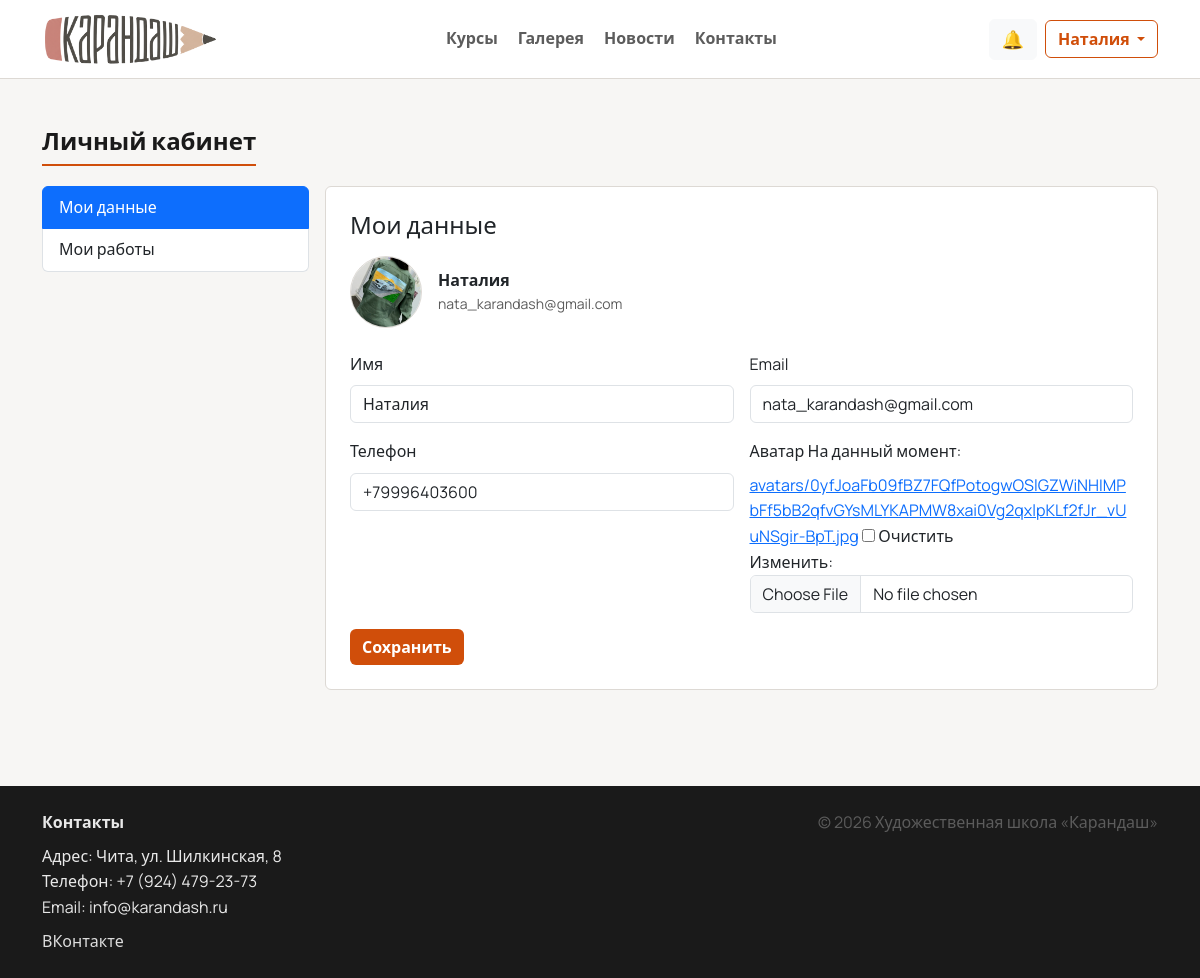
/users/cabinet/ (signed in), run on the app's committed database.
### users/models.py (models this page shows, shortened)
class CustomUser(AbstractUser):
    ROLE_STUDENT = "student"
    ROLE_TEACHER = "teacher"
    ROLE_ADMIN = "admin"
    ROLE_CHOICES = (
        (ROLE_STUDENT, "Ученик"),
        (ROLE_TEACHER, "Преподаватель"),
        (ROLE_ADMIN, "Администратор"),
    )
    role = models.CharField(
        "Роль",
        max_length=20,
        choices=ROLE_CHOICES,
        default=ROLE_STUDENT,
    )
    phone = models.CharField("Телефон", max_length=30, blank=True)
    avatar = models.FileField("Аватар", upload_to="avatars/", blank=True, null=True)

### users/views.py (the view)
# urls.py: path("cabinet/", views.cabinet_profile, name="cabinet_profile"),
@login_required
def cabinet_profile(request):
    user: CustomUser = request.user
    if request.method == "POST":
        form = StudentProfileForm(request.POST, request.FILES, instance=user)
        if form.is_valid():
            form.save()
            messages.success(request, "Данные сохранены.")
            return redirect("cabinet_profile")
    else:
        form = StudentProfileForm(instance=user)
    return render(request, "users/cabinet_profile.html", {"form": form})

### users/forms.py
class StudentProfileForm(forms.ModelForm):
    class Meta:
        model = CustomUser
        fields = ("first_name", "email", "phone", "avatar")
        widgets = {
            "first_name": forms.TextInput(attrs={"class": "form-control"}),
            "email": forms.EmailInput(attrs={"class": "form-control"}),
            "phone": forms.TextInput(attrs={"class": "form-control"}),
            "avatar": forms.ClearableFileInput(attrs={"class": "form-control"}),
        }

### templates/users/cabinet_profile.html (shortened to what this page needs)
{% extends 'base.html' %}
{% block content %}
  <section class="py-5">
    <div class="container">
      <h2 class="section-title">Личный кабинет</h2>
      <div class="row g-3">
        <div class="col-lg-3">
          {% include 'users/_cabinet_sidebar.html' %}
        </div>
        <div class="col-lg-9">
          <div class="card p-4">
            <h4 class="mb-3">Мои данные</h4>
            <div class="d-flex align-items-center gap-3 mb-4">
              {% if user.avatar %}
                <img src="{{ user.avatar.url }}" alt="" class="avatar-img" style="width:72px;height:72px;">
              {% else %}
                <div class="avatar-fallback" style="width:72px;height:72px;font-size:22px;">
                  {{ user.username|first|upper }}
                </div>
              {% endif %}
              <div>
                <div class="fw-semibold">{{ user.get_full_name|default:user.username }}</div>
                <div class="text-muted small">{{ user.email|default:"" }}</div>
              </div>
            </div>
            <form method="post" enctype="multipart/form-data">
              <div class="row g-3">
                <div class="col-md-6">
                  <label class="form-label">Имя</label>
                  {{ form.first_name }}
                </div>
                <div class="col-md-6">
                  <label class="form-label">Email</label>
                  {{ form.email }}
                </div>
                <div class="col-md-6">
                  <label class="form-label">Телефон</label>
                  {{ form.phone }}
                </div>
                <div class="col-md-6">
                  <label class="form-label">Аватар</label>
                  {{ form.avatar }}
                </div>
              </div>
              <button class="btn btn-primary mt-3" type="submit">Сохранить</button>
            </form>
          </div>
        </div>
      </div>
    </div>
  </section>
{% endblock %}

### templates/base.html (shortened to what this page needs)
{% load static %}
<!doctype html>
<html lang="ru">
<head>
  <link href="https://cdn.jsdelivr.net/npm/bootstrap@5.3.3/dist/css/bootstrap.min.css" rel="stylesheet">
  <link rel="stylesheet" href="{% static 'css/style.css' %}">
</head>
<body>
  <nav class="navbar navbar-expand-lg navbar-light bg-white sticky-top navbar-glass">
    <div class="container">
      <a class="navbar-brand d-flex align-items-center gap-2" href="{% url 'home' %}">
        <img src="{% static 'images/logo.png' %}" alt="Карандаш" class="logo-img" onerror="this.style.display='none'">
      </a>
      <div class="collapse navbar-collapse" id="mainNav">
        <ul class="navbar-nav mx-auto mb-2 mb-lg-0 nav-center">
          <li class="nav-item"><a class="nav-link" href="{% url 'courses' %}">Курсы</a></li>
          <li class="nav-item"><a class="nav-link" href="{% url 'gallery' %}">Галерея</a></li>
          <li class="nav-item"><a class="nav-link" href="{% url 'news' %}">Новости</a></li>
          <li class="nav-item"><a class="nav-link" href="{% url 'contacts' %}">Контакты</a></li>
        </ul>
        <div class="d-flex align-items-center gap-2">
          {% if user.is_authenticated %}
            <a class="btn btn-light position-relative" href="{% url 'notifications' %}" id="notifBtn" aria-label="Уведомления">
              <span class="notif-icon">🔔</span>
            </a>
            <div class="dropdown">
              <button class="btn btn-outline-primary dropdown-toggle" data-bs-toggle="dropdown">
                {{ user.first_name|default:user.username }}
              </button>
            </div>
          {% else %}
            <a class="btn btn-primary" href="{% url 'login' %}">Войти</a>
          {% endif %}
        </div>
      </div>
    </div>
  </nav>
  <main class="page-content">
    {% block content %}{% endblock %}
  </main>
  <footer class="footer-dark mt-5">
    <div class="container py-4">
      <div class="row g-3">
        <div class="col-md-6">
          <div class="fw-semibold mb-2">Контакты</div>
          <div>Адрес: Чита, ул. Шилкинская, 8</div>
          <div>Телефон: +7 (924) 479-23-73</div>
          <div>Email: info@karandash.ru</div>
          <div class="mt-2">
            <a class="footer-link" href="https://vk.com/karandash_chita" target="_blank" rel="noopener noreferrer">ВКонтакте</a>
          </div>
        </div>
        <div class="col-md-6 text-md-end">
          <div class="text-muted">© {% now "Y" %} Художественная школа «Карандаш»</div>
        </div>
      </div>
    </div>
  </footer>
</body>
</html>

### static/css/style.css (style rules this page uses)
:root { --bg: #f7f6f4; --surface-solid: #ffffff; --text: #1a1a1a; --muted: #5c5c5c; --border: #ddd9d4; --brand: #d04e0a; --brand-hover: #b84409; --radius: 6px; }
body { font-family: "Manrope", system-ui, -apple-system, "Segoe UI", Arial, sans-serif; color: var(--text); background: var(--bg); line-height: 1.6; }
.text-muted { color: var(--muted) !important; }
.page-content { min-height: 60vh; }
.logo-img { width: auto; height: 52px; object-fit: contain; }
.navbar-glass { background: var(--surface-solid) !important; border-bottom: 1px solid var(--border); }
.nav-center { gap: .25rem; }
.nav-center .nav-link { padding-left: .9rem; padding-right: .9rem; }
.navbar .nav-link { color: var(--muted); font-weight: 600; }
.btn-primary { background: var(--brand); border: 0; border-radius: var(--radius); font-weight: 600; }
.btn-outline-primary { border-radius: var(--radius); font-weight: 600; border-color: var(--brand); color: var(--brand); }
.btn, .form-control, .form-select, .dropdown-menu, .alert { border-radius: var(--radius); }
.card { border: 1px solid var(--border); border-radius: var(--radius); background: var(--surface-solid); box-shadow: none; }
.section-title { font-weight: 700; font-size: 1.5rem; text-align: left; margin-bottom: 1.25rem; padding-bottom: .5rem; border-bottom: 2px solid var(--brand); display: inline-block; }
.footer-dark { background: #1a1a1a; color: rgba(255,255,255,.9); }
.footer-dark .footer-link { color: rgba(255,255,255,.85); text-decoration: none; }
.notif-icon { font-size: 18px; }
.avatar-img { width: 44px; height: 44px; border-radius: 999px; object-fit: cover; border: 1px solid var(--border); background: var(--surface-solid); }

### data on the page
CustomUser: first_name "Наталия", avatar (picture), get_full_name "Наталия", email "nata_karandash@gmail.com", phone "+79996403600"
